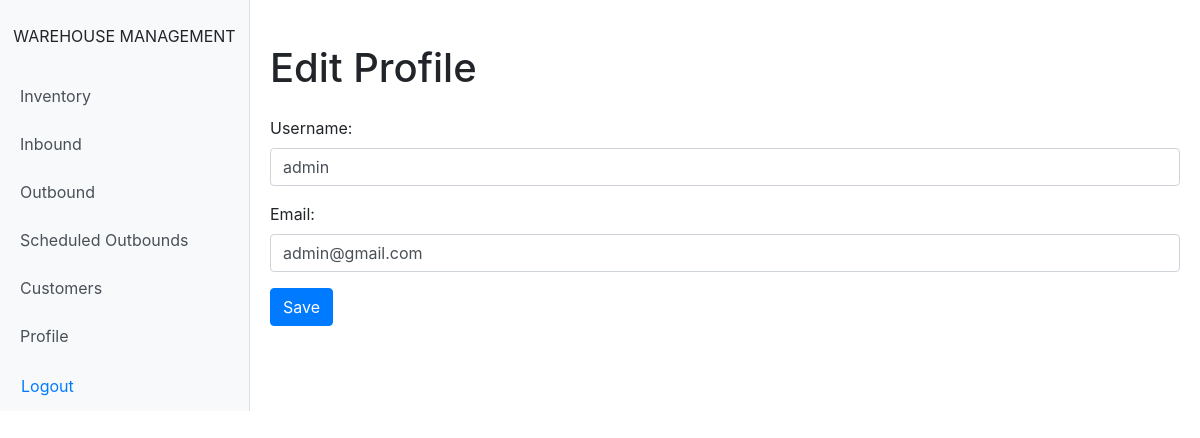
Before: /profile/edit/ (signed in) with the older database file.
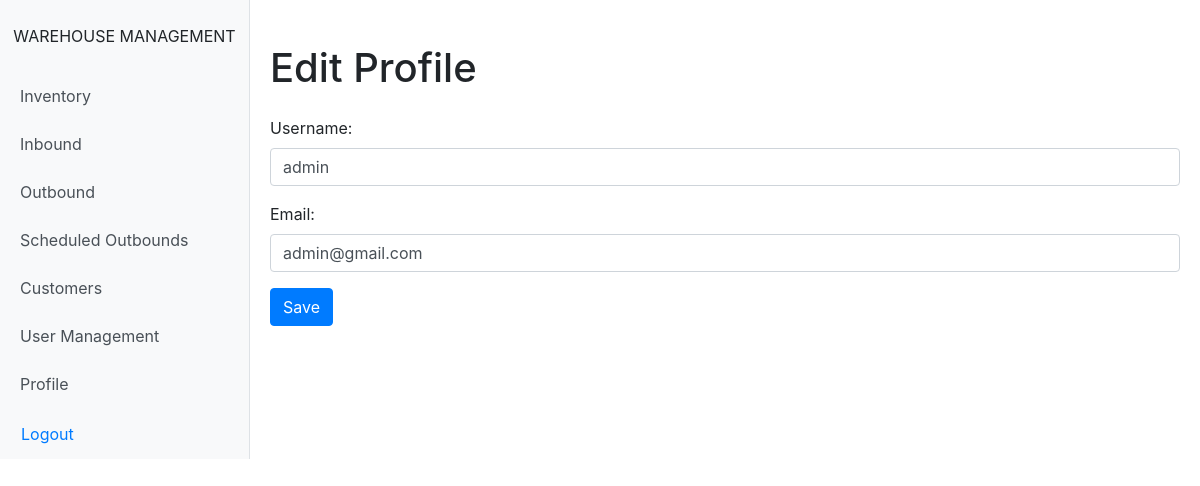
After: the same page with the newer database file.
### inventory/views.py (the view)
# urls.py: path('profile/edit/', views.edit_profile, name='edit_profile'),
@login_required
def edit_profile(request):
    if request.method == 'POST':
        form = UserEditForm(request.POST, instance=request.user)
        if form.is_valid():
            form.save()
            messages.success(request, "Your profile has been updated successfully.")
            return redirect('profile')
    else:
        form = UserEditForm(instance=request.user)
    return render(request, 'inventory/user_form.html', {'form': form, 'title': 'Edit Profile'})

### inventory/forms.py
class UserEditForm(forms.ModelForm):
    email = forms.EmailField(required=True)
    class Meta:
        model = User
        fields = ['username', 'email']

### templates/inventory/user_form.html (shortened to what this page needs)
{% extends 'base.html' %}
{% load widget_tweaks %}
{% block content %}
<h1 class="my-4">{{ title }}</h1>
<form method="post" class="form">
    <div class="form-group">
        {{ form.username.label_tag }}
        {{ form.username|add_class:"form-control" }}
    </div>
    <div class="form-group">
        {{ form.email.label_tag }}
        {{ form.email|add_class:"form-control" }}
    </div>
    <button type="submit" class="btn btn-primary">Save</button>
</form>
{% endblock %}

Changed rows visible on the page:
changed User "admin": role empty → "Admin" (drawn)
Other visible differences:
text now shown: "User Management"
